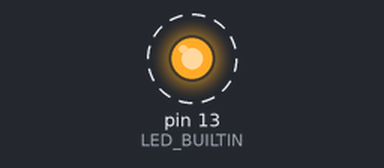
Bench run of a sketch on a simulated Arduino Uno, built with avr-gcc and run on an emulated ATmega328P. Parts: output pins drawn as LEDs (lit = HIGH). Dashed ring = blinking. What the sketch prints to the serial monitor is not drawn.

Above: at 0.5 s.
Timing chart, 0 to 4.6 s (numbered marks = the images above):
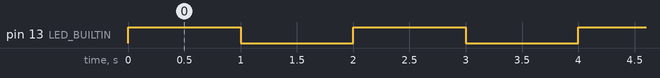

The sketch:

basic_sketch.ino
```cpp
/*
  Basic Arduino Sketch

  This is a template for a basic Arduino program with setup and loop functions.
*/

void setup() {
  // Initialize serial communication at 9600 bits per second
  Serial.begin(9600);

  // Initialize digital pin LED_BUILTIN as an output
  pinMode(LED_BUILTIN, OUTPUT);

  Serial.println("Setup complete!");
}

void loop() {
  // Turn the LED on
  digitalWrite(LED_BUILTIN, HIGH);
  Serial.println("LED ON");
  delay(1000);  // Wait for 1 second

  // Turn the LED off
  digitalWrite(LED_BUILTIN, LOW);
  Serial.println("LED OFF");
  delay(1000);  // Wait for 1 second
}
```

Measured:
- by itself, pin 13 (LED_BUILTIN): alternates HIGH for 1.0 s and LOW for 1.0 s
